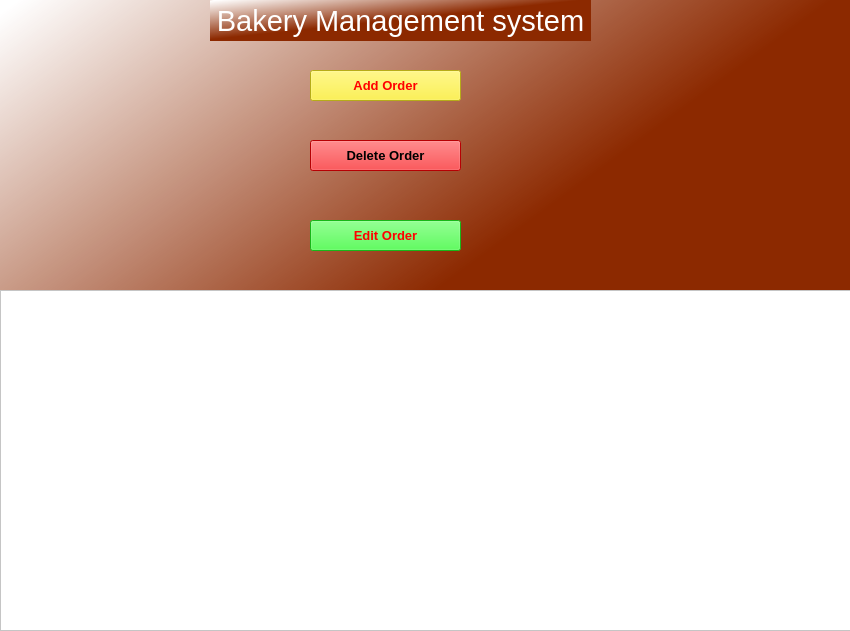
<?xml version="1.0" encoding="UTF-8"?>
<ui version="4.0">
 <class>MainWindow</class>
 <widget class="QMainWindow" name="MainWindow">
  <property name="geometry">
   <rect>
    <x>0</x>
    <y>0</y>
    <width>850</width>
    <height>631</height>
   </rect>
  </property>
  <property name="windowTitle">
   <string>MainWindow</string>
  </property>
  <property name="styleSheet">
   <string notr="true">background-color: qlineargradient(spread:pad, x1:0.482636, y1:0.489, x2:0, y2:0, stop:0 rgba(140, 41, 0, 255), stop:0.977273 rgba(255, 255, 255, 255), stop:1 rgba(0, 0, 0, 0));</string>
  </property>
  <widget class="QWidget" name="centralwidget">
   <widget class="QLabel" name="Header">
    <property name="geometry">
     <rect>
      <x>210</x>
      <y>0</y>
      <width>381</width>
      <height>41</height>
     </rect>
    </property>
    <property name="font">
     <font>
      <pointsize>22</pointsize>
     </font>
    </property>
    <property name="styleSheet">
     <string notr="true">color: rgb(255, 255, 255);</string>
    </property>
    <property name="text">
     <string>Bakery Management system</string>
    </property>
    <property name="alignment">
     <set>Qt::AlignCenter</set>
    </property>
   </widget>
   <widget class="QPushButton" name="addorderbtn">
    <property name="geometry">
     <rect>
      <x>310</x>
      <y>70</y>
      <width>151</width>
      <height>31</height>
     </rect>
    </property>
    <property name="font">
     <font>
      <pointsize>10</pointsize>
      <weight>75</weight>
      <bold>true</bold>
     </font>
    </property>
    <property name="styleSheet">
     <string notr="true">background-color: rgb(255, 241, 34);
color: rgb(255, 0, 0);</string>
    </property>
    <property name="text">
     <string>Add Order</string>
    </property>
   </widget>
   <widget class="QPushButton" name="dltorderbtn">
    <property name="geometry">
     <rect>
      <x>310</x>
      <y>140</y>
      <width>151</width>
      <height>31</height>
     </rect>
    </property>
    <property name="font">
     <font>
      <pointsize>10</pointsize>
      <weight>75</weight>
      <bold>true</bold>
     </font>
    </property>
    <property name="styleSheet">
     <string notr="true">color: rgb(0, 0, 0);
background-color: rgb(255, 0, 4);</string>
    </property>
    <property name="text">
     <string>Delete Order</string>
    </property>
   </widget>
   <widget class="QPushButton" name="edtorderbtn">
    <property name="geometry">
     <rect>
      <x>310</x>
      <y>220</y>
      <width>151</width>
      <height>31</height>
     </rect>
    </property>
    <property name="font">
     <font>
      <pointsize>10</pointsize>
      <weight>75</weight>
      <bold>true</bold>
     </font>
    </property>
    <property name="styleSheet">
     <string notr="true">background-color: rgb(34, 255, 34);
color: rgb(255, 0, 0);</string>
    </property>
    <property name="text">
     <string>Edit Order</string>
    </property>
   </widget>
   <widget class="QListWidget" name="orderlist">
    <property name="geometry">
     <rect>
      <x>0</x>
      <y>290</y>
      <width>851</width>
      <height>341</height>
     </rect>
    </property>
    <property name="styleSheet">
     <string notr="true">background-color: rgb(255, 255, 255);
color: rgb(255, 0, 0);</string>
    </property>
   </widget>
  </widget>
 </widget>
 <resources/>
 <connections/>
</ui>
